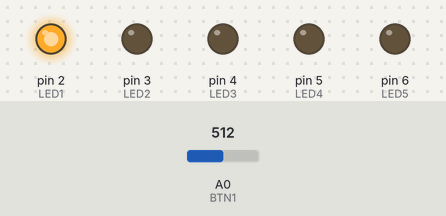
Simulated run of this sketch. Board: Arduino Uno, built with avr-gcc and run on an emulated ATmega328P. Shown: output pins drawn as LEDs (lit = HIGH). Inputs (shaded band) come from the test bench; at power-on: A0 (BTN1) = 512.

Above: at 0.1 s.
At 0.5 s:
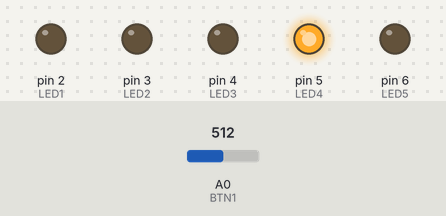
At 0.9 s:
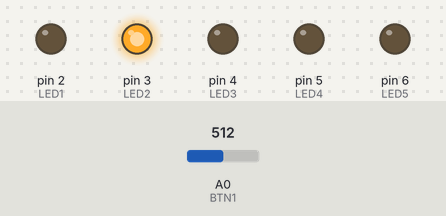
At 1.3 s:
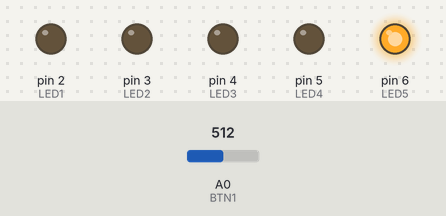
At 2.7 s:
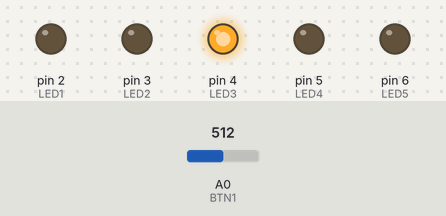
Timing chart, 0 to 3.0 s (numbered marks = the images above):
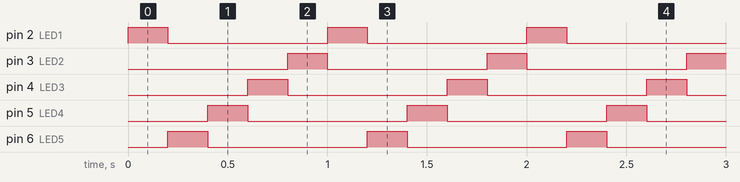

The sketch:

Ex02b_Sequence_with_Button.ino
```cpp
//========== SEED Electronics/Coding Workshop Exercise 2b ==========

//Purpose: LEDs move according to one button input
//Date: May 22, 2018


//--- Constant definitions ---
#define LED1 2
#define LED2 3
#define LED3 4
#define LED4 5
#define LED5 6
#define BTN1 A0

#define BtnPressed(btn) (analogRead(btn)>30)


//---------- Setup routine to run once ----------

void setup()
{
  //Set up pins to use
  pinMode(LED1,OUTPUT);
  pinMode(LED2,OUTPUT);
  pinMode(LED3,OUTPUT);
  pinMode(LED4,OUTPUT);
  pinMode(LED5,OUTPUT);
  pinMode(BTN1,INPUT);
}


//--- Global variable ---
int counter = 1;


//---------- Loop routine that runs repeatedly ----------

void loop()
{
  //Turn on one LED according to counter
  if(counter==1) digitalWrite(LED1,HIGH);
  if(counter==2) digitalWrite(LED2,HIGH);
  if(counter==3) digitalWrite(LED3,HIGH);
  if(counter==4) digitalWrite(LED4,HIGH);
  if(counter==5) digitalWrite(LED5,HIGH);
  delay(200);

  //Check button and change counter accordingly
  if(BtnPressed(BTN1))
  {
      //If button is pressed, decrement counter variable and wrap
      counter = counter - 1;
      if(counter < 1) counter = 5;
  }
  else
  {
      //Otherwise if not pressed, increment counter variable and wrap
      counter = counter + 1;
      if(counter > 5) counter = 1;
  }

  //Turn off all LEDs for an instant (no delay)
  digitalWrite(LED1,LOW);
  digitalWrite(LED2,LOW);
  digitalWrite(LED3,LOW);
  digitalWrite(LED4,LOW);
  digitalWrite(LED5,LOW);
}
```

Measured:
- by itself, pin 2 (LED1), pin 3 (LED2), pin 4 (LED3), pin 5 (LED4), pin 6 (LED5): alternates HIGH for 0.20 s and LOW for 0.80 s
- by itself, everything shown: repeats every 1.0 s, in 5 steps
